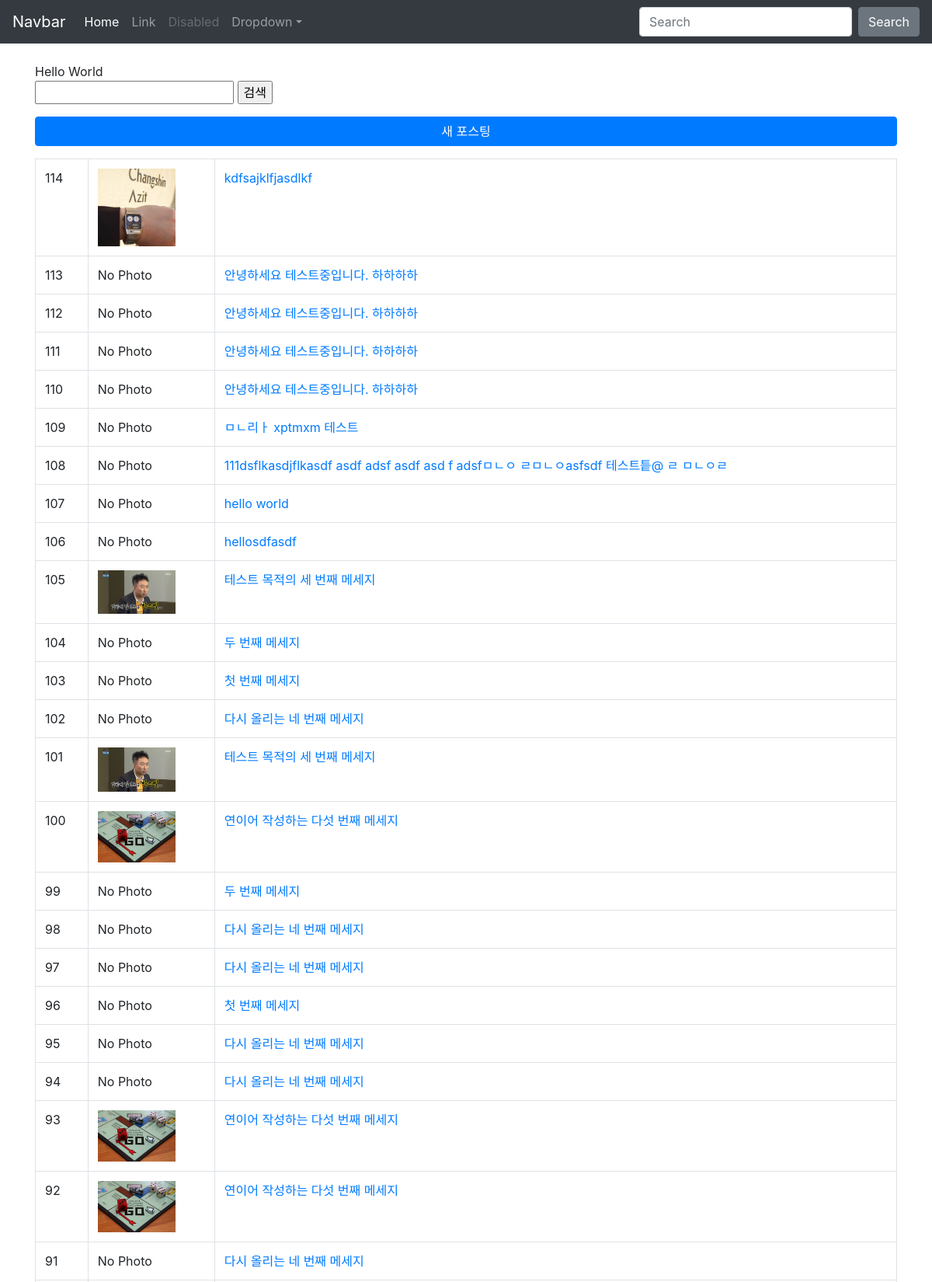
The app's page /k-instagram/ (signed in, upper part) with its own data.
### instagram/models.py (models this page shows, shortened)
class Post(models.Model):
    author = models.ForeignKey(settings.AUTH_USER_MODEL, on_delete=models.CASCADE, null=True)
    message = models.TextField(verbose_name='내용',
        validators=[MinLengthValidator(10)]
    )
    photo = models.ImageField(blank=True, upload_to='instagram/post/%Y/%m/%d', verbose_name='사진')
    tag_set = models.ManyToManyField('Tag', blank=True)
    is_public = models.BooleanField(default=False, verbose_name='공개여부')
    created_at = models.DateTimeField(auto_now_add=True, verbose_name='생성일')
    updated_at = models.DateTimeField(auto_now=True, verbose_name='수정일')
    def get_absolute_url(self):
        return reverse("instagram:post_detail", args={self.pk})
    class Meta:
        ordering = ['-id']

### instagram/views.py (the view)
@method_decorator(login_required, name='dispatch')
class PostListView(ListView):
    model = Post
    paginate_by = 50

### instagram/templates/instagram/post_list.html (shortened to what this page needs)
{% extends "instagram/layout.html" %}
{% load bootstrap4 %}
{% block content %}
Hello World
    <div>
        <form action="" method="get">
                <input type="text" name="q" value="{{ q }}"/>
                <input type="submit" value="검색" />
        </form>
    </div>
    <div>
        <a href="{% url 'instagram:post_new' %}" class="btn btn-primary btn-block mt-3 mb-3">새 포스팅</a>
    </div>
        <table class="table table-bordered table-hover">
            <tbody>
                {% for post in post_list %}
                    <tr>
                        <td>
                            {{ post.pk }}
                        </td>
                        <td>
                            {% if post.photo %}
                                <img src="{{post.photo.url }}" style="width: 100px;" />
                            {% else %}
                                No Photo
                            {% endif %}
                        </td>
                        <td>
                            <a href="{{ post.get_absolute_url }}">
                                {{ post.message }}
                            </a>
                        </td>
                    </tr>
                {% endfor %}
            </tbody>
        </table>
{% endblock content %}

### instagram/templates/instagram/layout.html (shortened to what this page needs)
{% load static %}
<!DOCTYPE html>
<html lang="ko">
    <head>
        <link rel="stylesheet" href="{% static 'bootstrap-4.4.1-dist/css/bootstrap.css' %}"/>
    </head>
    <body>
<nav class="navbar navbar-expand-md navbar-dark bg-dark fixed-top">
  <a class="navbar-brand" href="#">Navbar</a>
  <div class="collapse navbar-collapse" id="navbarsExampleDefault">
    <ul class="navbar-nav mr-auto">
      <li class="nav-item active">
        <a class="nav-link" href="#">Home <span class="sr-only">(current)</span></a>
      </li>
      <li class="nav-item">
        <a class="nav-link" href="#">Link</a>
      </li>
      <li class="nav-item">
        <a class="nav-link disabled" href="#" tabindex="-1" aria-disabled="true">Disabled</a>
      </li>
      <li class="nav-item dropdown">
        <a class="nav-link dropdown-toggle" href="#" id="dropdown01" data-toggle="dropdown" aria-haspopup="true" aria-expanded="false">Dropdown</a>
      </li>
    </ul>
    <form class="form-inline my-2 my-lg-0">
      <input class="form-control mr-sm-2" type="text" placeholder="Search" aria-label="Search">
      <button class="btn btn-secondary my-2 my-sm-0" type="submit">Search</button>
    </form>
  </div>
</nav>
<div class="container">
    <div class="row">
        <div class="col-sm-12">
        {% block content %}
        {% endblock content %}
        </div>
    </div>
</div>
</body>
</html>

### instagram/templates/instagram/layout.html (style rules this page uses)
body { padding-top: 5rem; padding-bottom: 2rem; }

### records on screen
Post: pk "114", photo (picture), message "kdfsajklfjasdlkf"
Post: pk "113", photo "No Photo", message "안녕하세요 테스트중입니다. 하하하하"
Post: pk "112", photo "No Photo", message "안녕하세요 테스트중입니다. 하하하하"
Post: pk "111", photo "No Photo", message "안녕하세요 테스트중입니다. 하하하하"
Post: pk "110", photo "No Photo", message "안녕하세요 테스트중입니다. 하하하하"
Post: pk "109", photo "No Photo", message "ㅁㄴ리ㅏ xptmxm 테스트"
Post: pk "108", photo "No Photo", message "111dsflkasdjflkasdf asdf adsf asdf asd f adsfㅁㄴㅇ ㄹㅁㄴㅇasfsdf 테스트틑@ ㄹ ㅁㄴㅇㄹ"
Post: pk "107", photo "No Photo", message "hello world"
Post: pk "106", photo "No Photo", message "hellosdfasdf"
Post: pk "105", photo (picture), message "테스트 목적의 세 번째 메세지"
Post: pk "104", photo "No Photo", message "두 번째 메세지"
Post: pk "103", photo "No Photo", message "첫 번째 메세지"
Post: pk "102", photo "No Photo", message "다시 올리는 네 번째 메세지"
Post: pk "101", photo (picture), message "테스트 목적의 세 번째 메세지"
Post: pk "100", photo (picture), message "연이어 작성하는 다섯 번째 메세지"
Post: pk "99", photo "No Photo", message "두 번째 메세지"
Post: pk "98", photo "No Photo", message "다시 올리는 네 번째 메세지"
Post: pk "97", photo "No Photo", message "다시 올리는 네 번째 메세지"
Post: pk "96", photo "No Photo", message "첫 번째 메세지"
Post: pk "95", photo "No Photo", message "다시 올리는 네 번째 메세지"
Post: pk "94", photo "No Photo", message "다시 올리는 네 번째 메세지"
Post: pk "93", photo (picture), message "연이어 작성하는 다섯 번째 메세지"
Post: pk "92", photo (picture), message "연이어 작성하는 다섯 번째 메세지"
Post: pk "91", photo "No Photo", message "다시 올리는 네 번째 메세지"
